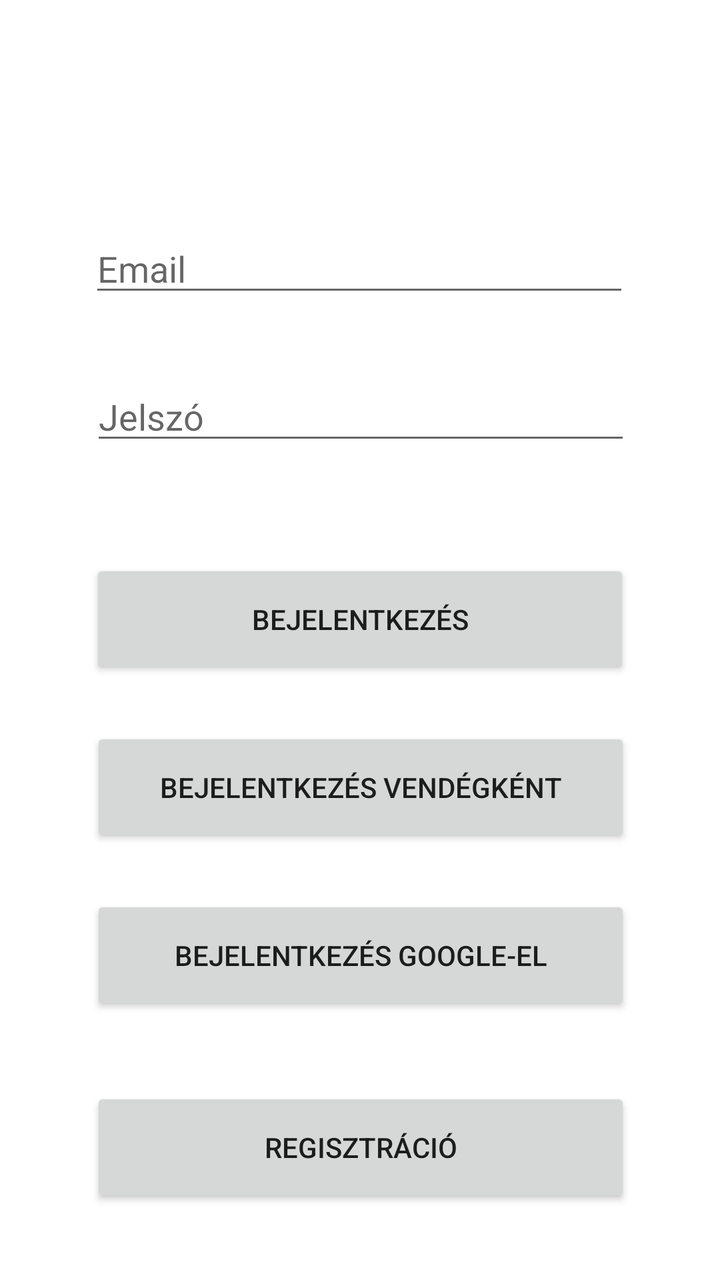
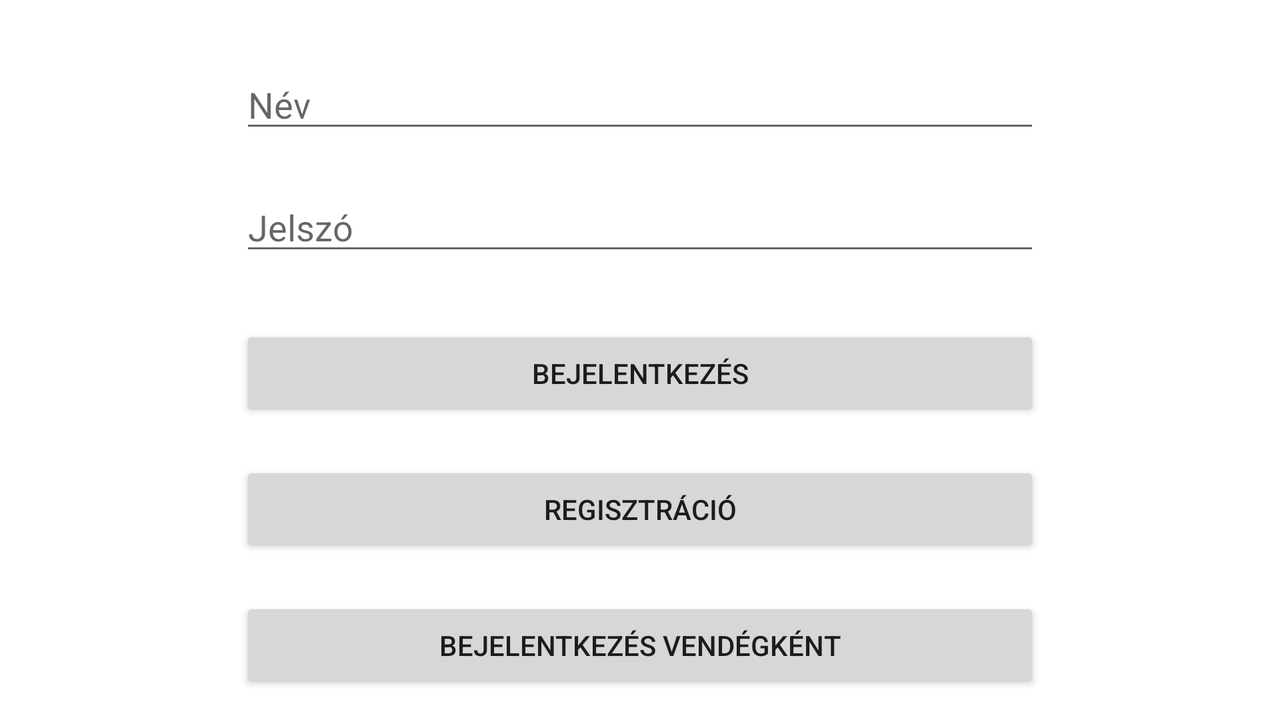

The same Android screen from two of the app's own layout files: first res/layout/ as a phone draws it, then the author's variant for another configuration, drawn on a device whose configuration selects that folder. Both files follow.
<!-- AndroidManifest.xml: application theme Theme.MuszakiWebshop -->
<!-- res/layout/activity_main.xml -->
<?xml version="1.0" encoding="utf-8"?>
<androidx.constraintlayout.widget.ConstraintLayout xmlns:android="http://schemas.android.com/apk/res/android"
    xmlns:app="http://schemas.android.com/apk/res-auto"
    xmlns:tools="http://schemas.android.com/tools"
    android:layout_width="match_parent"
    android:layout_height="match_parent"
    tools:context=".MainActivity">


    <EditText
        android:id="@+id/emailEditText"
        android:layout_width="@dimen/def_width"
        android:layout_height="@dimen/edit_text_heigth"
        android:ems="10"
        android:hint="@string/email"
        android:inputType="textEmailAddress"
        app:layout_constraintBottom_toBottomOf="parent"
        app:layout_constraintEnd_toEndOf="parent"
        app:layout_constraintHorizontal_bias="0.496"
        app:layout_constraintStart_toStartOf="parent"
        app:layout_constraintTop_toTopOf="parent"
        app:layout_constraintVertical_bias="0.189" />

    <EditText
        android:id="@+id/passwordEditText"
        android:layout_width="@dimen/def_width"
        android:layout_height="@dimen/edit_text_heigth"
        android:layout_marginTop="@dimen/constraint_margin_top"
        android:ems="10"
        android:hint="@string/password"
        android:inputType="textPassword"
        app:layout_constraintBottom_toBottomOf="parent"
        app:layout_constraintEnd_toEndOf="parent"
        app:layout_constraintHorizontal_bias="0.503"
        app:layout_constraintStart_toStartOf="parent"
        app:layout_constraintTop_toBottomOf="@+id/emailEditText"
        app:layout_constraintVertical_bias="0.024"
        tools:ignore="MissingConstraints" />

    <Button
        android:id="@+id/loginButton"
        android:layout_width="@dimen/def_width"
        android:layout_height="@dimen/def_heigth"
        android:layout_marginTop="@dimen/constraint_margin_top_big"
        android:ems="10"
        android:onClick="login"
        android:text="@string/login"
        app:layout_constraintBottom_toBottomOf="parent"
        app:layout_constraintEnd_toEndOf="parent"
        app:layout_constraintHorizontal_bias="0.5"
        app:layout_constraintStart_toStartOf="parent"
        app:layout_constraintTop_toBottomOf="@+id/passwordEditText"
        app:layout_constraintVertical_bias="0.069" />

    <Button
        android:id="@+id/registerButton"
        android:layout_width="@dimen/def_width"
        android:layout_height="@dimen/def_heigth"
        android:layout_marginTop="@dimen/constraint_margin_top_big"
        android:ems="10"
        android:onClick="register"
        android:text="@string/registration"
        app:layout_constraintBottom_toBottomOf="parent"
        app:layout_constraintEnd_toEndOf="parent"
        app:layout_constraintHorizontal_bias="0.503"
        app:layout_constraintStart_toStartOf="parent"
        app:layout_constraintTop_toBottomOf="@+id/googleSignInButton"
        app:layout_constraintVertical_bias="0.143" />

    <Button
        android:id="@+id/guestLoginButton"
        android:layout_width="@dimen/def_width"
        android:layout_height="@dimen/def_heigth"
        android:layout_marginTop="@dimen/constraint_margin_top"
        android:ems="10"
        android:onClick="loginAsGuest"
        android:text="@string/login_as_guest"
        app:layout_constraintEnd_toEndOf="parent"
        app:layout_constraintHorizontal_bias="0.503"
        app:layout_constraintStart_toStartOf="parent"
        app:layout_constraintTop_toBottomOf="@+id/loginButton" />

    <Button
        android:id="@+id/googleSignInButton"
        android:layout_width="@dimen/def_width"
        android:layout_height="@dimen/def_heigth"
        android:layout_marginTop="@dimen/constraint_margin_top"
        android:ems="10"
        android:onClick="googleLogin"
        android:text="@string/google_login"
        app:layout_constraintEnd_toEndOf="parent"
        app:layout_constraintHorizontal_bias="0.503"
        app:layout_constraintStart_toStartOf="parent"
        app:layout_constraintTop_toBottomOf="@+id/guestLoginButton" />

    











</androidx.constraintlayout.widget.ConstraintLayout>
<!-- resources referenced by this layout -->
<resources>
  <dimen name="constraint_margin_top">24dp</dimen>
  <dimen name="constraint_margin_top_big">30dp</dimen>
  <dimen name="def_heigth">60dp</dimen>
  <dimen name="def_width">270dp</dimen>
  <dimen name="edit_text_heigth">40dp</dimen>
  <string name="email">Email</string>
  <string name="google_login">Bejelentkezés Google-el</string>
  <string name="login">Bejelentkezés</string>
  <string name="login_as_guest">Bejelentkezés vendégként</string>
  <string name="password">Jelszó</string>
  <string name="registration">Regisztráció</string>
  <style name="Theme.MuszakiWebshop" parent="Theme.MaterialComponents.DayNight.DarkActionBar">
          
          <item name="colorPrimary">@color/yellow</item>
          <item name="colorPrimaryVariant">@color/dark_yellow</item>
          <item name="colorOnPrimary">@color/white</item>
          
          <item name="colorSecondary">@color/teal_200</item>
          <item name="colorSecondaryVariant">@color/teal_700</item>
          <item name="colorOnSecondary">@color/black</item>
          
          <item name="android:statusBarColor" tools:targetApi="l">?attr/colorPrimaryVariant</item>
          
      </style>
  <color name="yellow">#FFCA33</color>
  <color name="dark_yellow">#B68700</color>
  <color name="white">#FFFFFFFF</color>
  <color name="teal_200">#FF03DAC5</color>
  <color name="teal_700">#FF018786</color>
  <color name="black">#FF000000</color>
</resources>
<!-- res/layout-land/activity_main.xml (the author's variant of the layout above) -->
<!-- drawn on the phone turned sideways -->
<?xml version="1.0" encoding="utf-8"?>
<ScrollView
    xmlns:android="http://schemas.android.com/apk/res/android"
    xmlns:app="http://schemas.android.com/apk/res-auto"
    xmlns:tools="http://schemas.android.com/tools"
    android:layout_width="match_parent"
    android:layout_height="match_parent"
    tools:context=".MainActivity">

    <LinearLayout
        android:layout_width="match_parent"
        android:layout_height="wrap_content"
        android:orientation="vertical"
        android:gravity="center">

        <EditText
            android:id="@+id/editTextUserName"
            android:layout_width="@dimen/horizontal_width"
            android:layout_height="wrap_content"
            android:ems="10"
            android:hint="@string/name"
            android:layout_marginTop="@dimen/hor_top_margin_big"
            android:inputType="text" />

        <EditText
            android:id="@+id/editTextPassword"
            android:layout_width="@dimen/horizontal_width"
            android:layout_height="wrap_content"
            android:layout_marginTop="@dimen/hor_top_margin_small"
            android:hint="@string/password"
            android:inputType="textPassword" />

        <Button
            android:id="@+id/loginButton"
            android:layout_width="@dimen/horizontal_width"
            android:layout_height="wrap_content"
            android:layout_marginTop="@dimen/hor_top_margin_big"
            android:onClick="login"
            android:text="@string/login" />

        <Button
            android:id="@+id/registerButton"
            android:layout_width="@dimen/horizontal_width"
            android:layout_height="wrap_content"
            android:layout_marginTop="@dimen/hor_top_margin_small"
            android:onClick="register"
            android:text="@string/registration" />

        <Button
            android:id="@+id/guestLoginButton"
            android:layout_width="@dimen/horizontal_width"
            android:layout_height="wrap_content"
            android:layout_marginTop="@dimen/hor_top_margin_small"
            android:onClick="loginAsGuest"
            android:text="@string/login_as_guest" />
    </LinearLayout>
</ScrollView>
<!-- resources referenced by the variant -->
<!-- as the phone turned sideways resolves them -->
<resources>
  <dimen name="hor_top_margin_big">30dp</dimen>
  <dimen name="hor_top_margin_small">20dp</dimen>
  <dimen name="horizontal_width">400dp</dimen>
  <string name="login">Bejelentkezés</string>
  <string name="login_as_guest">Bejelentkezés vendégként</string>
  <string name="name">Név</string>
  <string name="password">Jelszó</string>
  <string name="registration">Regisztráció</string>
  <style name="Theme.MuszakiWebshop" parent="Theme.MaterialComponents.DayNight.DarkActionBar">
          
          <item name="colorPrimary">@color/yellow</item>
          <item name="colorPrimaryVariant">@color/dark_yellow</item>
          <item name="colorOnPrimary">@color/white</item>
          
          <item name="colorSecondary">@color/teal_200</item>
          <item name="colorSecondaryVariant">@color/teal_700</item>
          <item name="colorOnSecondary">@color/black</item>
          
          <item name="android:statusBarColor" tools:targetApi="l">?attr/colorPrimaryVariant</item>
          
      </style>
  <color name="yellow">#FFCA33</color>
  <color name="dark_yellow">#B68700</color>
  <color name="white">#FFFFFFFF</color>
  <color name="teal_200">#FF03DAC5</color>
  <color name="teal_700">#FF018786</color>
  <color name="black">#FF000000</color>
</resources>
